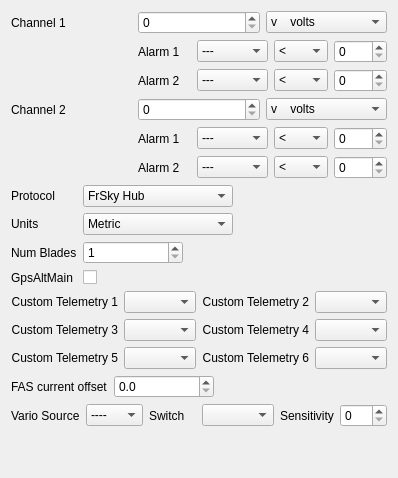
     <widget class="QWidget" name="tab">
      <attribute name="title">
       <string>FrSky</string>
      </attribute>
      <layout class="QVBoxLayout" name="verticalLayout">
       <item>
        <layout class="QGridLayout" name="gridLayout_22">
         <item row="0" column="0">
          <widget class="QLabel" name="label_104">
           <property name="text">
            <string>Channel 1</string>
           </property>
          </widget>
         </item>
         <item row="0" column="2">
          <widget class="QComboBox" name="frsky_type_0">
           <item>
            <property name="text">
             <string>v    volts</string>
            </property>
           </item>
           <item>
            <property name="text">
             <string>---  raw</string>
            </property>
           </item>
           <item>
            <property name="text">
             <string>V    volts x 2</string>
            </property>
           </item>
           <item>
            <property name="text">
             <string>A    Amps</string>
            </property>
           </item>
          </widget>
         </item>
         <item row="1" column="1" colspan="2">
          <layout class="QGridLayout" name="gridLayout_21">
           <item row="0" column="0">
            <widget class="QLabel" name="label_105">
             <property name="text">
              <string>Alarm 1</string>
             </property>
            </widget>
           </item>
           <item row="0" column="1">
            <widget class="QComboBox" name="frsky_level_0_0">
             <item>
              <property name="text">
               <string>---</string>
              </property>
             </item>
             <item>
              <property name="text">
               <string>Yellow</string>
              </property>
             </item>
             <item>
              <property name="text">
               <string>Orange</string>
              </property>
             </item>
             <item>
              <property name="text">
               <string>Red</string>
              </property>
             </item>
            </widget>
           </item>
           <item row="0" column="2">
            <widget class="QComboBox" name="frsky_gr_0_0">
             <item>
              <property name="text">
               <string>&lt;</string>
              </property>
             </item>
             <item>
              <property name="text">
               <string>&gt;</string>
              </property>
             </item>
            </widget>
           </item>
           <item row="1" column="0">
            <widget class="QLabel" name="label_109">
             <property name="text">
              <string>Alarm 2</string>
             </property>
            </widget>
           </item>
           <item row="1" column="1">
            <widget class="QComboBox" name="frsky_level_0_1">
             <item>
              <property name="text">
               <string>---</string>
              </property>
             </item>
             <item>
              <property name="text">
               <string>Yellow</string>
              </property>
             </item>
             <item>
              <property name="text">
               <string>Orange</string>
              </property>
             </item>
             <item>
              <property name="text">
               <string>Red</string>
              </property>
             </item>
            </widget>
           </item>
           <item row="1" column="2">
            <widget class="QComboBox" name="frsky_gr_0_1">
             <item>
              <property name="text">
               <string>&lt;</string>
              </property>
             </item>
             <item>
              <property name="text">
               <string>&gt;</string>
              </property>
             </item>
            </widget>
           </item>
           <item row="1" column="3">
            <widget class="QSpinBox" name="frsky_val_0_1">
             <property name="maximum">
              <number>255</number>
             </property>
            </widget>
           </item>
           <item row="0" column="3">
            <widget class="QSpinBox" name="frsky_val_0_0">
             <property name="maximum">
              <number>255</number>
             </property>
            </widget>
           </item>
          </layout>
         </item>
         <item row="0" column="1">
          <widget class="QSpinBox" name="frsky_ratio_0">
           <property name="maximum">
            <number>255</number>
           </property>
          </widget>
         </item>
        </layout>
       </item>
       <item>
        <layout class="QGridLayout" name="gridLayout_23">
         <item row="0" column="0">
          <widget class="QLabel" name="label_110">
           <property name="text">
            <string>Channel 2</string>
           </property>
          </widget>
         </item>
         <item row="0" column="2">
          <widget class="QComboBox" name="frsky_type_1">
           <item>
            <property name="text">
             <string>v    volts</string>
            </property>
           </item>
           <item>
            <property name="text">
             <string>---   raw</string>
            </property>
           </item>
           <item>
            <property name="text">
             <string>V     volts x 2</string>
            </property>
           </item>
           <item>
            <property name="text">
             <string>A     Amps</string>
            </property>
           </item>
          </widget>
         </item>
         <item row="1" column="1" colspan="2">
          <layout class="QGridLayout" name="gridLayout_24">
           <item row="0" column="0">
            <widget class="QLabel" name="label_111">
             <property name="text">
              <string>Alarm 1</string>
             </property>
            </widget>
           </item>
           <item row="0" column="1">
            <widget class="QComboBox" name="frsky_level_1_0">
             <item>
              <property name="text">
               <string>---</string>
              </property>
             </item>
             <item>
              <property name="text">
               <string>Yellow</string>
              </property>
             </item>
             <item>
              <property name="text">
               <string>Orange</string>
              </property>
             </item>
             <item>
              <property name="text">
               <string>Red</string>
              </property>
             </item>
            </widget>
           </item>
           <item row="0" column="2">
            <widget class="QComboBox" name="frsky_gr_1_0">
             <item>
              <property name="text">
               <string>&lt;</string>
              </property>
             </item>
             <item>
              <property name="text">
               <string>&gt;</string>
              </property>
             </item>
            </widget>
           </item>
           <item row="1" column="0">
            <widget class="QLabel" name="label_112">
             <property name="text">
              <string>Alarm 2</string>
             </property>
            </widget>
           </item>
           <item row="1" column="1">
            <widget class="QComboBox" name="frsky_level_1_1">
             <item>
              <property name="text">
               <string>---</string>
              </property>
             </item>
             <item>
              <property name="text">
               <string>Yellow</string>
              </property>
             </item>
             <item>
              <property name="text">
               <string>Orange</string>
              </property>
             </item>
             <item>
              <property name="text">
               <string>Red</string>
              </property>
             </item>
            </widget>
           </item>
           <item row="1" column="2">
            <widget class="QComboBox" name="frsky_gr_1_1">
             <item>
              <property name="text">
               <string>&lt;</string>
              </property>
             </item>
             <item>
              <property name="text">
               <string>&gt;</string>
              </property>
             </item>
            </widget>
           </item>
           <item row="1" column="3">
            <widget class="QSpinBox" name="frsky_val_1_1">
             <property name="maximum">
              <number>255</number>
             </property>
            </widget>
           </item>
           <item row="0" column="3">
            <widget class="QSpinBox" name="frsky_val_1_0">
             <property name="maximum">
              <number>255</number>
             </property>
            </widget>
           </item>
          </layout>
         </item>
         <item row="0" column="1">
          <widget class="QSpinBox" name="frsky_ratio_1">
           <property name="maximum">
            <number>255</number>
           </property>
          </widget>
         </item>
        </layout>
       </item>
       <item>
        <layout class="QFormLayout" name="formLayout_3">
         <property name="verticalSpacing">
          <number>6</number>
         </property>
         <item row="0" column="0">
          <widget class="QLabel" name="label_122">
           <property name="maximumSize">
            <size>
             <width>100</width>
             <height>16777215</height>
            </size>
           </property>
           <property name="text">
            <string>Protocol</string>
           </property>
          </widget>
         </item>
         <item row="0" column="1">
          <widget class="QComboBox" name="HubComboBox">
           <property name="maximumSize">
            <size>
             <width>150</width>
             <height>16777215</height>
            </size>
           </property>
           <property name="maxVisibleItems">
            <number>2</number>
           </property>
           <item>
            <property name="text">
             <string>FrSky Hub</string>
            </property>
           </item>
           <item>
            <property name="text">
             <string>WingShadow How High</string>
            </property>
           </item>
          </widget>
         </item>
         <item row="1" column="0">
          <widget class="QLabel" name="label_123">
           <property name="maximumSize">
            <size>
             <width>100</width>
             <height>16777215</height>
            </size>
           </property>
           <property name="text">
            <string>Units</string>
           </property>
          </widget>
         </item>
         <item row="1" column="1">
          <widget class="QComboBox" name="UnitsComboBox">
           <property name="maximumSize">
            <size>
             <width>150</width>
             <height>16777215</height>
            </size>
           </property>
           <property name="maxVisibleItems">
            <number>2</number>
           </property>
           <item>
            <property name="text">
             <string>Metric</string>
            </property>
           </item>
           <item>
            <property name="text">
             <string>Imperial</string>
            </property>
           </item>
          </widget>
         </item>
         <item row="2" column="0">
          <widget class="QLabel" name="label_124">
           <property name="maximumSize">
            <size>
             <width>100</width>
             <height>16777215</height>
            </size>
           </property>
           <property name="text">
            <string>Num Blades</string>
           </property>
          </widget>
         </item>
         <item row="2" column="1">
          <widget class="QSpinBox" name="BladesSpinBox">
           <property name="maximumSize">
            <size>
             <width>100</width>
             <height>16777215</height>
            </size>
           </property>
           <property name="minimum">
            <number>1</number>
           </property>
           <property name="maximum">
            <number>50</number>
           </property>
          </widget>
         </item>
         <item row="3" column="0">
          <widget class="QLabel" name="label_125">
           <property name="maximumSize">
            <size>
             <width>100</width>
             <height>16777215</height>
            </size>
           </property>
           <property name="text">
            <string>GpsAltMain</string>
           </property>
          </widget>
         </item>
         <item row="3" column="1">
          <widget class="QCheckBox" name="GpsAltMain">
           <property name="maximumSize">
            <size>
             <width>50</width>
             <height>16777215</height>
            </size>
           </property>
           <property name="layoutDirection">
            <enum>Qt::LeftToRight</enum>
           </property>
           <property name="text">
            <string/>
           </property>
          </widget>
         </item>
        </layout>
       </item>
       <item>
        <layout class="QGridLayout" name="gridLayout_25" columnstretch="0,0,0,0">
         <item row="0" column="0">
          <widget class="QLabel" name="label_86">
           <property name="text">
            <string>Custom Telemetry 1</string>
           </property>
           <property name="alignment">
            <set>Qt::AlignRight|Qt::AlignTrailing|Qt::AlignVCenter</set>
           </property>
          </widget>
         </item>
         <item row="2" column="0">
          <widget class="QLabel" name="label_88">
           <property name="text">
            <string>Custom Telemetry 3</string>
           </property>
           <property name="alignment">
            <set>Qt::AlignRight|Qt::AlignTrailing|Qt::AlignVCenter</set>
           </property>
          </widget>
         </item>
         <item row="4" column="0">
          <widget class="QLabel" name="label_89">
           <property name="text">
            <string>Custom Telemetry 5</string>
           </property>
           <property name="alignment">
            <set>Qt::AlignRight|Qt::AlignTrailing|Qt::AlignVCenter</set>
           </property>
          </widget>
         </item>
         <item row="0" column="2">
          <widget class="QLabel" name="label_87">
           <property name="text">
            <string>Custom Telemetry 2</string>
           </property>
           <property name="alignment">
            <set>Qt::AlignRight|Qt::AlignTrailing|Qt::AlignVCenter</set>
           </property>
          </widget>
         </item>
         <item row="2" column="2">
          <widget class="QLabel" name="label_90">
           <property name="text">
            <string>Custom Telemetry 4</string>
           </property>
           <property name="alignment">
            <set>Qt::AlignRight|Qt::AlignTrailing|Qt::AlignVCenter</set>
           </property>
          </widget>
         </item>
         <item row="4" column="2">
          <widget class="QLabel" name="label_91">
           <property name="text">
            <string>Custom Telemetry 6</string>
           </property>
           <property name="alignment">
            <set>Qt::AlignRight|Qt::AlignTrailing|Qt::AlignVCenter</set>
           </property>
          </widget>
         </item>
         <item row="0" column="1">
          <widget class="QComboBox" name="Ct1"/>
         </item>
         <item row="0" column="3">
          <widget class="QComboBox" name="Ct2"/>
         </item>
         <item row="2" column="1">
          <widget class="QComboBox" name="Ct3"/>
         </item>
         <item row="2" column="3">
          <widget class="QComboBox" name="Ct4"/>
         </item>
         <item row="4" column="1">
          <widget class="QComboBox" name="Ct5"/>
         </item>
         <item row="4" column="3">
          <widget class="QComboBox" name="Ct6"/>
         </item>
        </layout>
       </item>
       <item>
        <layout class="QFormLayout" name="formLayout_4">
         <item row="0" column="0">
          <widget class="QLabel" name="label_152">
           <property name="maximumSize">
            <size>
             <width>100</width>
             <height>16777215</height>
            </size>
           </property>
           <property name="text">
            <string>FAS current offset</string>
           </property>
          </widget>
         </item>
         <item row="0" column="1">
          <widget class="QDoubleSpinBox" name="FASoffsetSB">
           <property name="maximumSize">
            <size>
             <width>100</width>
             <height>16777215</height>
            </size>
           </property>
           <property name="decimals">
            <number>1</number>
           </property>
           <property name="maximum">
            <double>1.500000000000000</double>
           </property>
           <property name="singleStep">
            <double>0.100000000000000</double>
           </property>
          </widget>
         </item>
        </layout>
       </item>
       <item>
        <layout class="QGridLayout" name="gridLayout_9">
         <item row="0" column="0">
          <widget class="QLabel" name="label_161">
           <property name="maximumSize">
            <size>
             <width>100</width>
             <height>16777215</height>
            </size>
           </property>
           <property name="text">
            <string>Vario Source</string>
           </property>
          </widget>
         </item>
         <item row="0" column="1">
          <widget class="QComboBox" name="VarioSourceCB">
           <item>
            <property name="text">
             <string>----</string>
            </property>
           </item>
           <item>
            <property name="text">
             <string>Vspd</string>
            </property>
           </item>
           <item>
            <property name="text">
             <string>A2</string>
            </property>
           </item>
          </widget>
         </item>
         <item row="0" column="2">
          <widget class="QLabel" name="label_162">
           <property name="maximumSize">
            <size>
             <width>100</width>
             <height>16777215</height>
            </size>
           </property>
           <property name="text">
            <string>Switch</string>
           </property>
          </widget>
         </item>
         <item row="0" column="3">
          <widget class="QComboBox" name="VarioSwitchCB"/>
         </item>
         <item row="0" column="4">
          <widget class="QLabel" name="label_163">
           <property name="maximumSize">
            <size>
             <width>100</width>
             <height>16777215</height>
            </size>
           </property>
           <property name="text">
            <string>Sensitivity</string>
           </property>
          </widget>
         </item>
         <item row="0" column="5">
          <widget class="QSpinBox" name="VarioSensitivitySB">
           <property name="maximum">
            <number>50</number>
           </property>
          </widget>
         </item>
        </layout>
       </item>
       <item>
        <spacer name="verticalSpacer_2">
         <property name="orientation">
          <enum>Qt::Vertical</enum>
         </property>
         <property name="sizeHint" stdset="0">
          <size>
           <width>20</width>
           <height>40</height>
          </size>
         </property>
        </spacer>
       </item>
      </layout>
     </widget>
